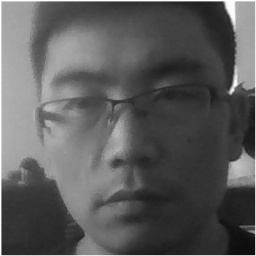
#> input picture cv2/face.jpg, 256 x 256 px; its folder holds only this picture in this run
$ python get_face.py   (Python 2 division)
#> lines starting #> are read from the running program, lines starting #| are printed output that depends on the picture; after the words box and inside, x2 and y2 are one past the last pixel; in counts of white or black regions, pixels touching at a corner belong together
#-*-coding:utf8-*-
import os
import cv2
import time
import shutil

def getAllPath(dirpath, *suffix):
#> called with dirpath = 'D:\\tmp\\cv2'
    print suffix
    PathArray = []
    for r, ds, fs in os.walk(dirpath):
        for fn in fs:
            if os.path.splitext(fn)[1] in suffix:
                fname = os.path.join(r, fn)
                PathArray.append(fname)
    return PathArray

#从源路径中读取所有图片放入一个list，然后逐一进行检查，把其中的脸扣下来，存储到目标路径中
def readPicSaveFace(sourcePath,targetPath,invalidPath,*suffix):
    try:
        ImagePaths=getAllPath(sourcePath, *suffix)
        print ImagePaths

        #对list中图片逐一进行检查,找出其中的人脸然后写到目标文件夹下
        count = 1
        # haarcascade_frontalface_alt.xml为库训练好的分类器文件，下载opencv，安装目录中可找到
        face_cascade = cv2.CascadeClassifier('D:\\tmp\\cv2\\data\\haarcascade_frontalface_alt2.xml')
        for imagePath in ImagePaths:
            img = cv2.imread(imagePath)
#> img is the input picture: shape (256, 256, 3); min 9, max 255, mean 91.3
            if type(img) != str:
                faces = face_cascade.detectMultiScale(img, 1.1, 5)
#> faces = [[19, 21, 216, 216]]
                print len(faces)
#| 1
                if len(faces):
                    for (x, y, w, h) in faces:
                        print w,h
                        cv2.rectangle(img,(x,y),(x+w,y+h),(0,0,255),2)
                        # 设置人脸宽度大于128像素，去除较小的人脸
                        if w>=128 and h>=128:
                            # 以时间戳和读取的排序作为文件名称
                            listStr = [str(int(time.time())), str(count)]
                            fileName = ''.join(listStr)
                            # 扩大图片，可根据坐标调整
                            X = int(x*0.5)
                            W = min(int((x + w)*1.2),img.shape[1])
                            Y = int(y*0.3)
                            H = min(int((y + h)*1.4),img.shape[0])

                            f = cv2.resize(img[Y:H, X:W], (W-X,H-Y))
                            cv2.imwrite(targetPath+os.sep+'%s.jpg' % fileName, f)
                            count += 1
                            print  imagePath + "have face"
#> this loop made 1 pass
#> (x, y, w, h, X, W, Y, H) on pass 1: (19, 21, 216, 216, 9, 256, 6, 256)
#| 216 216
#| cv2/face.jpghave face
#> pass 1, in readPicSaveFace, `f = cv2.resize(img[Y:H, X:W], (W-X,H-Y))`:
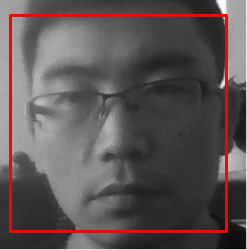
#> f: shape (250, 247, 3); mean B, G, R 84.3, 84.3, 95
#> after the loop:
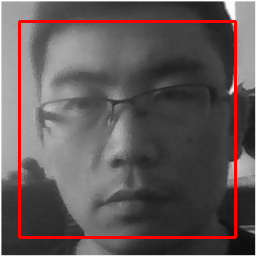
#> img: shape (256, 256, 3); 3.95% of pixels changed, all inside (x1, y1, x2, y2) = (18, 20, 237, 239)
#> after the loop, count = 2
                    cv2.imshow('image',img)
                    cv2.waitKey(0)
                    cv2.destroyAllWindows()
                else:
                    shutil.move(imagePath, invalidPath)
    except IOError:
        print "Error"

    else:
        print 'Find '+str(count-1)+' faces to Destination '+targetPath
#| Find 1 faces to Destination D:\tmp\cv2\targetPath

if __name__ == '__main__':
    invalidPath = r'D:\tmp\cv2\invalidPath'
    sourcePath = r'D:\tmp\cv2'
    targetPath = r'D:\tmp\cv2\targetPath'
    readPicSaveFace(sourcePath,targetPath,invalidPath,'.jpg','.JPG','.png','.PNG')
